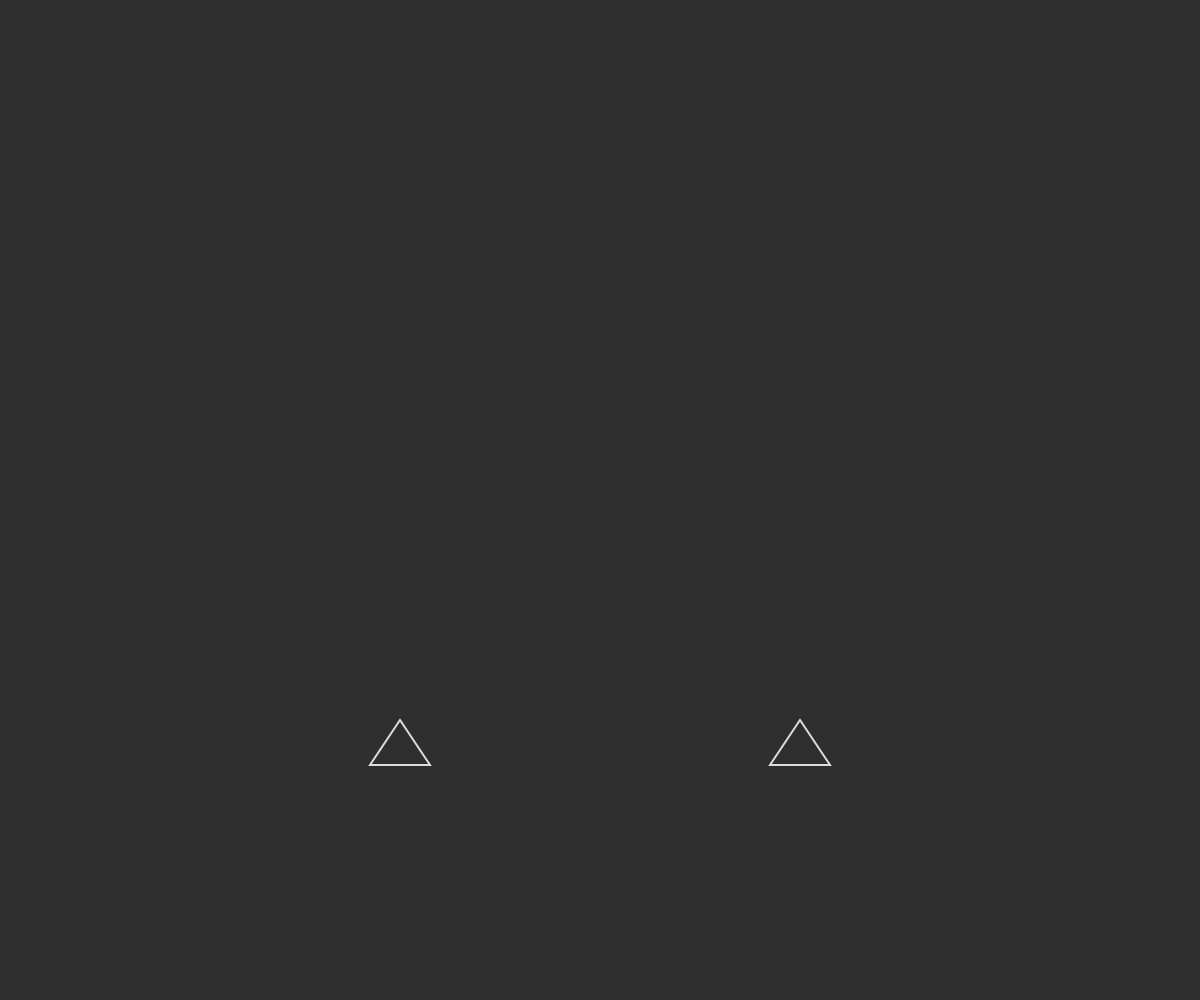
Frame 1 (no input)
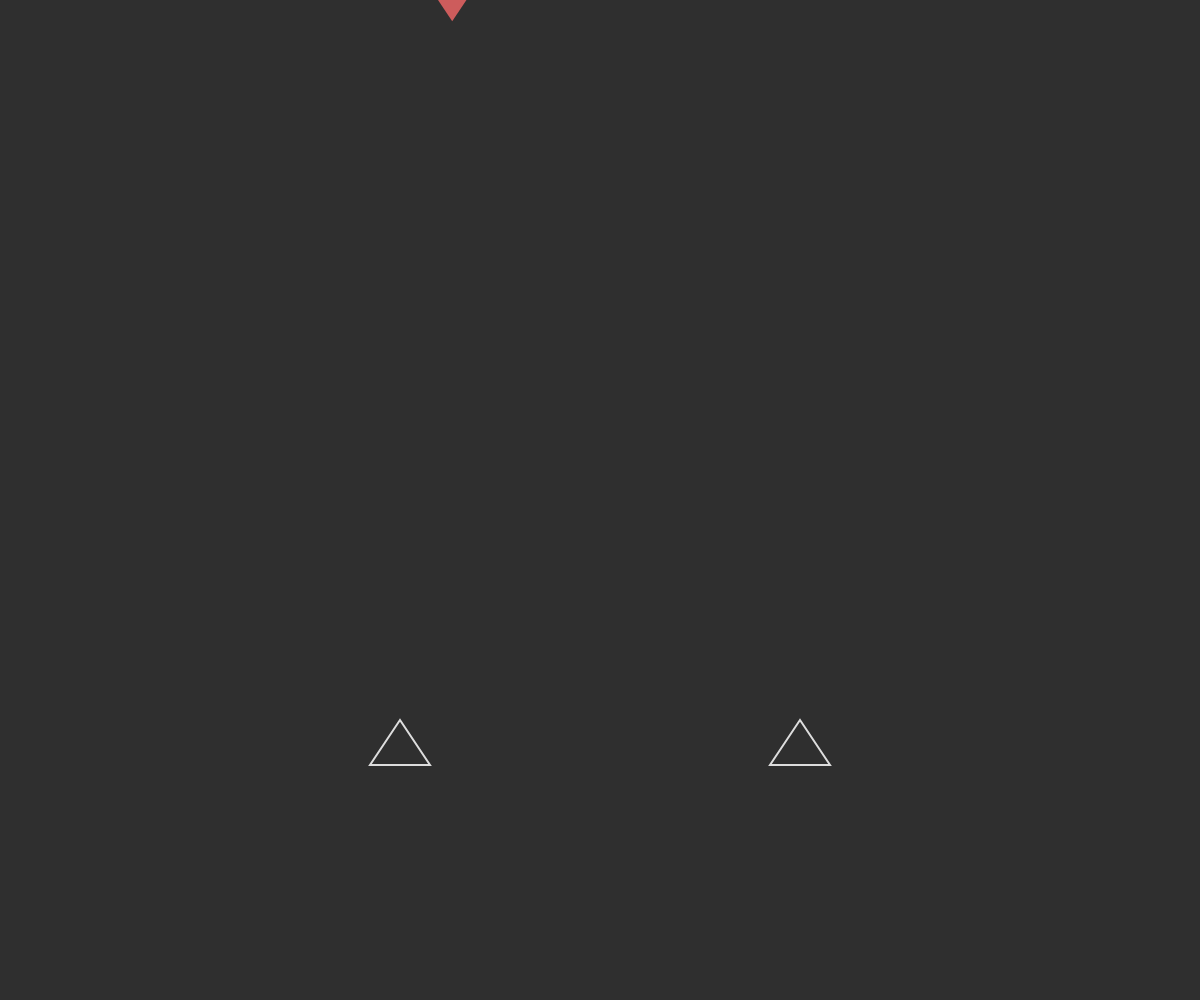
Frame 60 (no input)
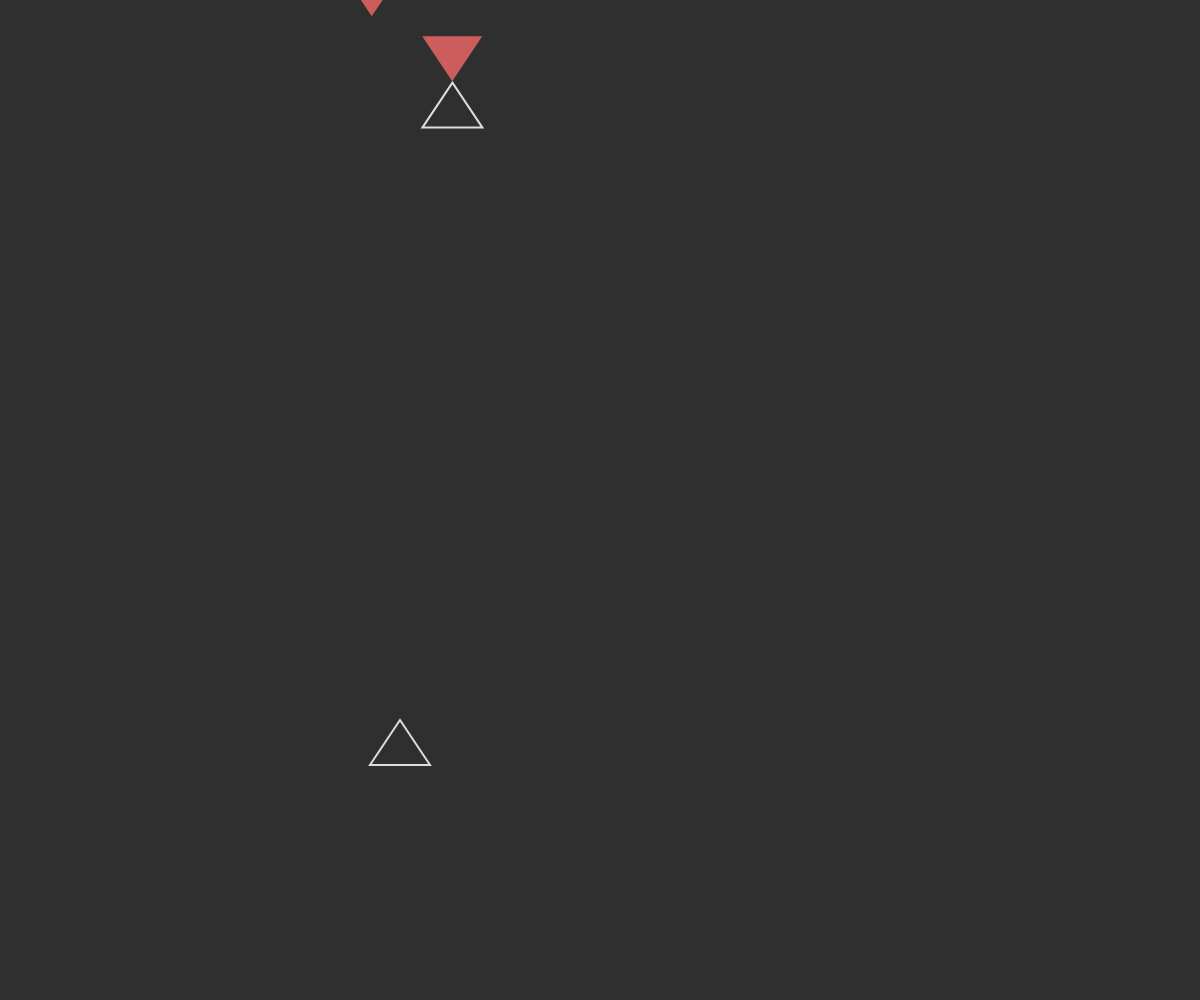
Frame 120 (the mouse pressed at the canvas centre since frame 60)

The p5.js sketch that drew these frames (run headless with seeded random() and noise() and a simulated clock; from frame 60 on, the mouse is pressed at the canvas centre):

// p5.js sketch
// ── sketch.js
const G = {
    SPAWN_COOLDOWN_MIN: 20,
    SPAWN_COOLDOWN_MAX: 60,
    REST_MIN: 30,
    REST_MAX: 90,
    INVADER_SPEED: 0.001,
    DEFENDER_LERP_AMT: 0.3,
    TARGET_Y_THRESHOLD: 0.6,
    BULLET_SPEED: 0.1,
    BULLET_LENGTH: 0.05,
    BULLET_WEIGHT: 0.02,
    MUZZLE_OFFSET: 0.001
};
/** @type { {s: number, l: number} } */
let size;
/** @type { import("p5").Vector } */
let mid;
/** @type { number } */
let time; 

/** @typedef { number } DefenderState */
/** @enum { DefenderState } */
const DState = {
    IDLE: 1,
    MOVING: 2,
    FIRING: 3,
    RESTING: 4,
}

/**
 * @typedef {{
 * pos: import("p5").Vector,
 * destPos: import("p5").Vector,
 * state: DState,
 * restCooldown: number
 * }} Defender
 */
/** @type { Defender [] } */
let defenders;

/** 
 * @typedef {{
 * pos: import("p5").Vector, 
 * hasBeenMarked: boolean, 
 * isDestroyed: boolean 
 * }} Invader
 * */
/** @type { Invader [] } */
let invaders;

/**
 * @typedef {{
 * pos: import("p5").Vector,
 * isDestroyed: boolean
 * }} Bullet
 * */
/** @type { Bullet [] } */
let bullets;

/** @type {number} */
let spawnCooldown;

function setup() {
    size = {
        l: (windowWidth >= windowHeight) ? windowWidth : windowHeight,
        s: (windowWidth <= windowHeight) ? windowWidth : windowHeight
    };
    mid = createVector(windowWidth * 0.5, windowHeight * 0.5);
    time = 0;

    defenders = [];
    defenders.push({
        pos: createVector(windowWidth * 1/3, windowHeight * 3/4),
        destPos: createVector(0, 0),
        restCooldown: random(G.REST_MIN, G.REST_MAX),
        state: DState.RESTING
    });
    defenders.push({
        pos: createVector(windowWidth * 2/3, windowHeight * 3/4),
        destPos: createVector(0, 0),
        restCooldown: random(G.REST_MIN, G.REST_MAX),
        state: DState.RESTING
    });
    invaders = [];
    bullets = [];

    spawnCooldown = random(G.SPAWN_COOLDOWN_MIN, G.SPAWN_COOLDOWN_MAX);

    createCanvas(windowWidth, windowHeight);
}

function draw() {
    background(47);

    time++;

    spawnCooldown--;
    if (spawnCooldown <= 0) {
        spawnInvader();
        spawnCooldown = random(G.SPAWN_COOLDOWN_MIN, G.SPAWN_COOLDOWN_MAX);
    }

    defenders.forEach((d) => {
        switch (d.state) {
            case DState.IDLE:
                const hasFoundTarget = seekTarget(d, invaders);
                if (hasFoundTarget) d.state = DState.MOVING;
                break;

            case DState.MOVING:
                d.pos.x = lerp(d.pos.x, d.destPos.x, G.DEFENDER_LERP_AMT);
                d.pos.y = lerp(d.pos.y, d.destPos.y, G.DEFENDER_LERP_AMT);
                if (d.pos.dist(d.destPos) < 0.5 ) {
                    // d.pos.x = d.destPos.x;
                    d.state = DState.FIRING;
                }
                break;

            case DState.FIRING:
                fireShot(d);
                d.restCooldown = random(G.REST_MIN, G.REST_MAX)
                d.state = DState.RESTING;
                break;

            case DState.RESTING:
                d.restCooldown--;
                if (d.restCooldown <= 0) {
                    d.state = DState.IDLE;
                }
                break;
        }

        // circle(d.pos.x, d.pos.y, 12);
        drawDefender(d);
    });

    invaders = invaders.filter((i) => {
        i.pos.y += size.s * G.INVADER_SPEED;
        drawInvader(i);

        return i.pos.y < windowHeight * 1.1 && !i.isDestroyed;
    });

    bullets = bullets.filter((b) => {
        b.pos.y -= size.s * G.BULLET_SPEED;
        drawBullet(b);

        return !b.isDestroyed;
    });
    
    // DEBUG
    // noStroke();
    // fill('#fff');
    // text(bullets.length, 50, 50);
}

// ======== Invaders

function spawnInvader() {
    const posX = random(windowWidth * 0.1, windowWidth * 0.9);
    const posY = random(windowHeight * -0.1, windowHeight * 0.0);
    invaders.push({
        pos: createVector(posX, posY),
        hasBeenMarked: false,
        isDestroyed: false
    });
}

/**
 * 
 * @param {Invader} i 
 */
 function drawInvader(i) {
    fill("#CD5C5C");
    noStroke();
    const dSize = size.s * 0.03;
    const top = {x: i.pos.x, y: i.pos.y + dSize};
    const bL = {x: i.pos.x - dSize, y: i.pos.y - dSize/2};
    const bR = {x: i.pos.x + dSize, y: i.pos.y - dSize/2};
    triangle(top.x, top.y, bL.x, bL.y, bR.x, bR.y);
}

/**
 * 
 * @param {Bullet} b 
 */
function drawBullet(b) {
    const bSize = size.s * G.BULLET_LENGTH/2;

    noFill();
    stroke('#1fccbb');
    strokeWeight(size.s * G.BULLET_WEIGHT);
    line( b.pos.x, b.pos.y + bSize,
        b.pos.x, b.pos.y - bSize);

    // circle(b.pos.x, b.pos.y, 12)
}

// ======== Defenders

/**
 * 
 * @param {Defender} d 
 */
function drawDefender(d) {
    noFill();
    strokeWeight(2);
    stroke('#ddd');
    const iSize = size.s * 0.03;
    const top = {x: d.pos.x, y: d.pos.y - iSize};
    const bL = {x: d.pos.x - iSize, y: d.pos.y + iSize/2};
    const bR = {x: d.pos.x + iSize, y: d.pos.y + iSize/2};
    triangle(top.x, top.y, bL.x, bL.y, bR.x, bR.y);

    // // DEBUG
    // fill("#fff");
    // text(d.state, d.pos.x, d.pos.y - 20);
}

/**
 * 
 * @param {Defender} d 
 */
function fireShot(d) {
    bullets.push({
        pos: createVector(d.pos.x, d.pos.y + size.s * G.MUZZLE_OFFSET),
        isDestroyed: false
    })
}

// ======== Misc

/**
 * Set a random suitable Invader as a target for the Defender
 * @param { Defender } d 
 * @param { Invader [] } invaders
 * @returns { boolean } hasFoundTarget
 */
function seekTarget(d, invaders) {

    // if (invaders.length === 0) return false;
    // else if (invaders.length === 1 && invaders[0].hasBeenMarked) return false;
    let potentialTargets = invaders.filter(i => {
        return 0 < i.pos.y
            && i.pos.y < windowHeight * G.TARGET_Y_THRESHOLD
            && !i.hasBeenMarked
    });

    if (potentialTargets.length === 0) return false;

    /** @type {Invader} */
    let target = random(potentialTargets);
    target.hasBeenMarked = true;
    d.destPos = createVector(
        target.pos.x,
        random(
            target.pos.y + size.s * 0.01,
            windowHeight * G.TARGET_Y_THRESHOLD
        )
    );

    return true;
}

/**
 * 
 * @param {Invader} i 
 * @returns {boolean}
 */
function isOnScreen(i) {
    return 0 < i.pos.y && i.pos.y < windowHeight;
}
